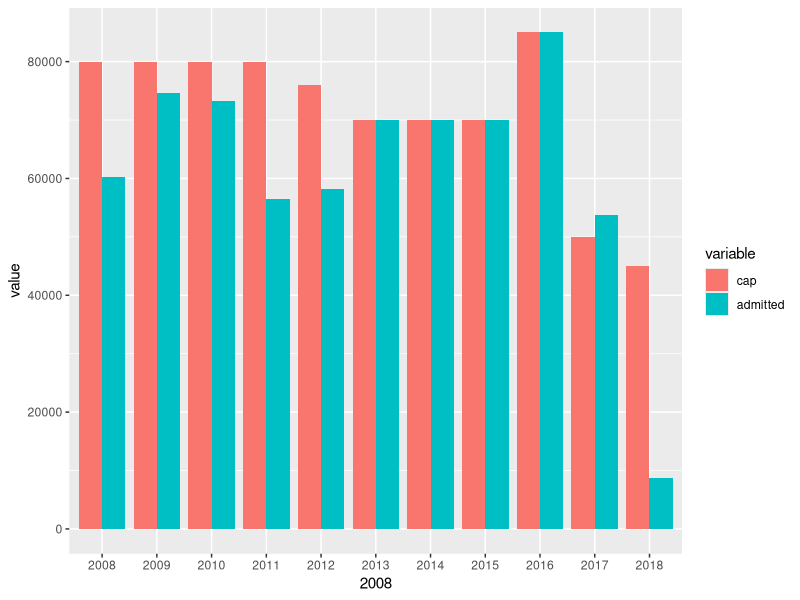
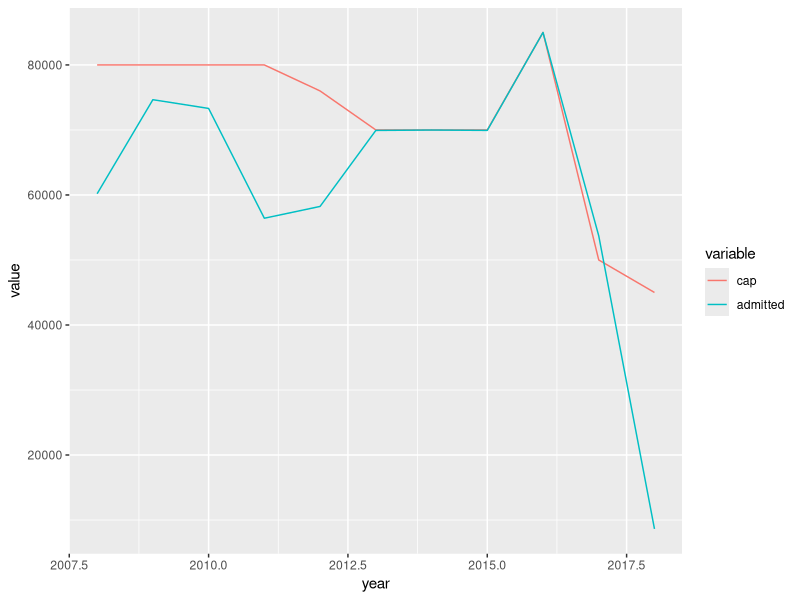

Generate these figures, in order, with R:
## ---- chunk 1
knitr::opts_chunk$set(echo = TRUE)
## ---- chunk 2
library(ggplot2)
library(reshape2)
df <- read.csv('ceiling.csv')
names(df) <- tolower(names(df))
head(df)
## ---- chunk 3
dfl <- melt(df) #data frame long-term
dfl
## ---- chunk 4
dfl<- melt(df, id.vars ="year")
dfl
## ---- chunk 5
library (ggplot2)
library (ggthemes)
library (scales)

head(dfl)

ggplot(dfl, aes(x=factor(dfl$year), y=value, fill = variable))+
  geom_bar(position = 'dodge', stat = "identity", width=0.85)+
  scale_x_discrete(dfl$year)


## ---- chunk 6
head(dfl)
ggplot(dfl, aes(x=year, y=value, group=variable))+
  geom_line(aes(color=variable))
